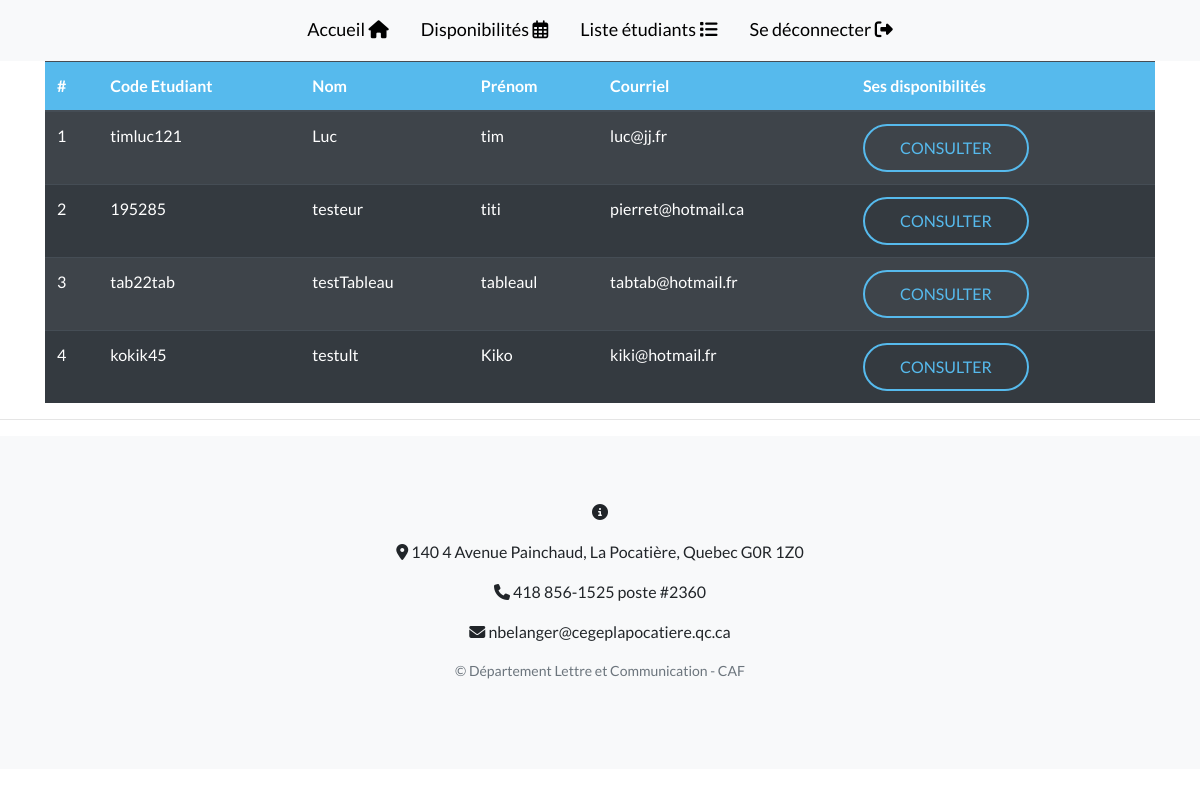
Page /listeEtudiants.php (signed in) on the committed database.
### tables this page shows
CREATE TABLE `etudiant` (
  `code_etudiant` varchar(100) NOT NULL,
  `nom` varchar(100) NOT NULL,
  `prenom` varchar(100) NOT NULL,
  `courriel` varchar(100) NOT NULL
);

### listeEtudiants.php (the view, shortened to what this page needs)
<?php
$i = 0;
include('inc/header.php');
?>
 </div>
</nav>
<div class="container">
  <div id="participants">
    <table id="target" class="table table-striped table-dark">
      <thead>
        <tr>
          <th>#</th>
          <th>Code Etudiant</th>
          <th>Nom</th>
          <th>Prénom</th>
          <th>Courriel</th>
          <th>Ses disponibilités</th>
        </tr>
      </thead>
      <tbody>
        <?php
        $sql = 'SELECT * FROM etudiant
      ORDER by nom';
        $result = Connexion::$pdo->query($sql);
        $result->setFetchMode(PDO::FETCH_ASSOC);
        while ($membre = $result->fetch()) {
          $i++;
        ?>
          <tr>
            <td><?= $i ?></td>
            <td><?= $membre['code_etudiant'] ?></td>
            <td><?= $membre['nom'] ?></td>
            <td><?= $membre['prenom'] ?></td>
            <td><?= $membre['courriel'] ?></td>
            <td>
              <form method="POST" action="dispoEtudiants.php">
                <?=
                  '<button type="submit" class="btn btnConsult" name="idEtudiant" value="' . $membre['code_etudiant'] . '">Consulter</button>'; ?>
              </form>
            </td>
          </tr>
        <?php
        } ?>
      </tbody>
    </table>
  </div>
</div>
<hr>
<?php
include('inc/footer.php')
?>

### css/main.css (style rules this page uses)
th { background-color: #56baed; }
.btn { -webkit-transition: 0.5s ease; -moz-transition: 0.5s; -ms-transition: 0.5s; -o-transition: 0.5s; transition: 0.5s; }
.btn.btnConsult { font-size: 16px; border: 2px solid #56baed; background:transparent; padding:10px 35px; text-transform:uppercase; border-radius:30px; color:#56baed; }

### rows in the picture
etudiant: code_etudiant "timluc121", nom "Luc", prenom "tim", courriel "luc@jj.fr"
etudiant: code_etudiant "195285", nom "testeur", prenom "titi", courriel "pierret@hotmail.ca"
etudiant: code_etudiant "tab22tab", nom "testTableau", prenom "tableaul", courriel "tabtab@hotmail.fr"
etudiant: code_etudiant "kokik45", nom "testult", prenom "Kiko", courriel "kiki@hotmail.fr"
